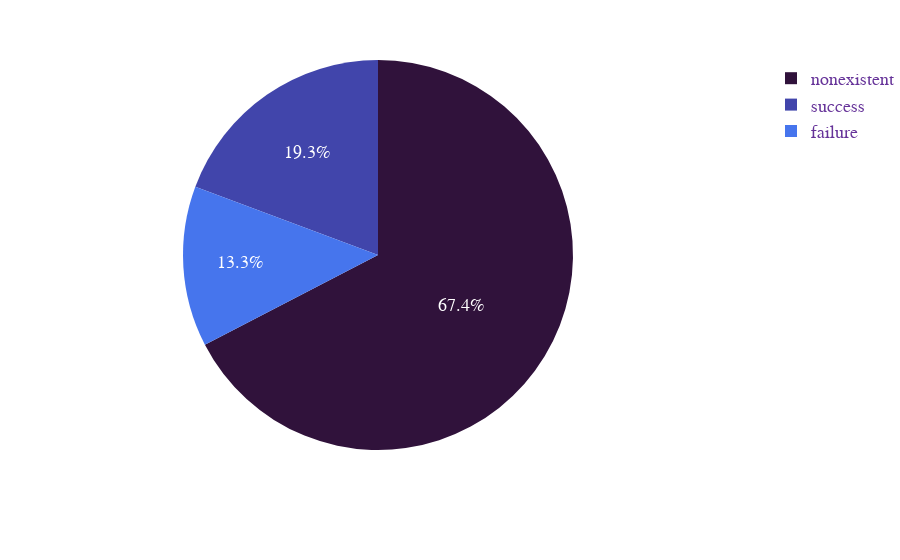

Write notebook code for a chart like this one.
### Markdown cell above
**Additional Pie Chart**

### Code cell
old_campain_relation = px.pie(bank,names='poutcome',color_discrete_sequence=px.colors.sequential.Turbo)
    
old_campain_relation.update_layout(
    title_x=0.5,
    title_font_color='rgb(42, 1, 52)',
    margin=dict(l=0, r=0, t=60, b=110),
    font=dict(
        family="Courier New, monospace",
        size=18,
        color="RebeccaPurple"
    ))

### Figure 1 — Plotly figure (JSON) as saved in the notebook; plotly's stock layout.template omitted (floating-point values rounded to 4 significant figures; data arrays with more than 128 entries replaced by an {"elided": "..."} marker saying what was removed)
{"data": [{"domain": {"x": [0, 1], "y": [0, 1]}, "hovertemplate": "poutcome=%{label}<extra></extra>", "labels": {"elided": "3713 str values"}, "legendgroup": "", "name": "", "showlegend": true, "type": "pie"}], "layout": {"font": {"color": "RebeccaPurple", "family": "Courier New, monospace", "size": 18}, "legend": {"tracegroupgap": 0}, "margin": {"b": 110, "l": 0, "r": 0, "t": 60}, "piecolorway": ["#30123b", "#4145ab", "#4675ed", "#39a2fc", "#1bcfd4", "#24eca6", "#61fc6c", "#a4fc3b", "#d1e834", "#f3c63a", "#fe9b2d", "#f36315", "#d93806", "#b11901", "#7a0402"], "title": {"font": {"color": "rgb(42, 1, 52)"}, "x": 0.5}}}
